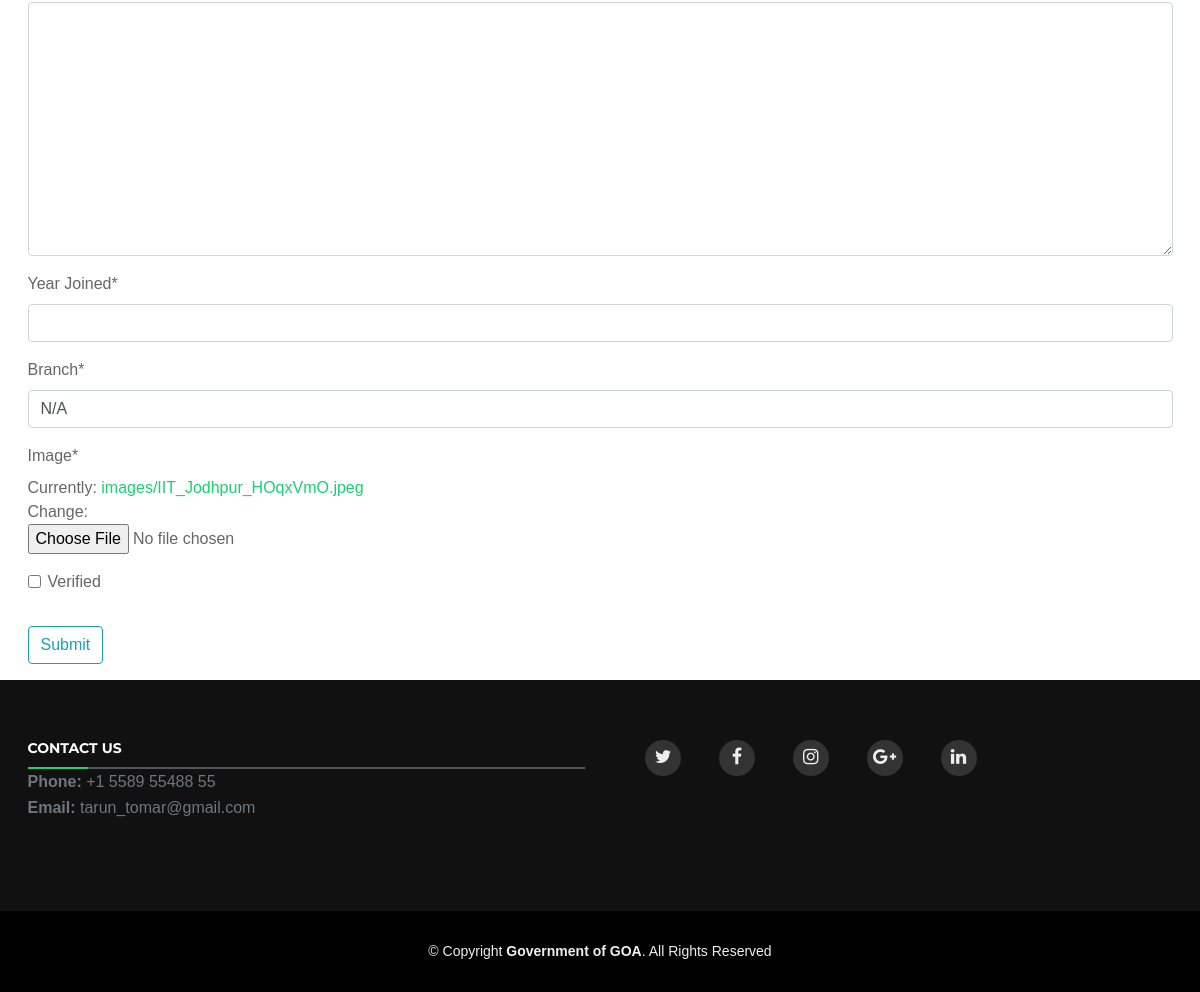
Page /authenticate/12/ (signed in, lower part) on the earlier database version.
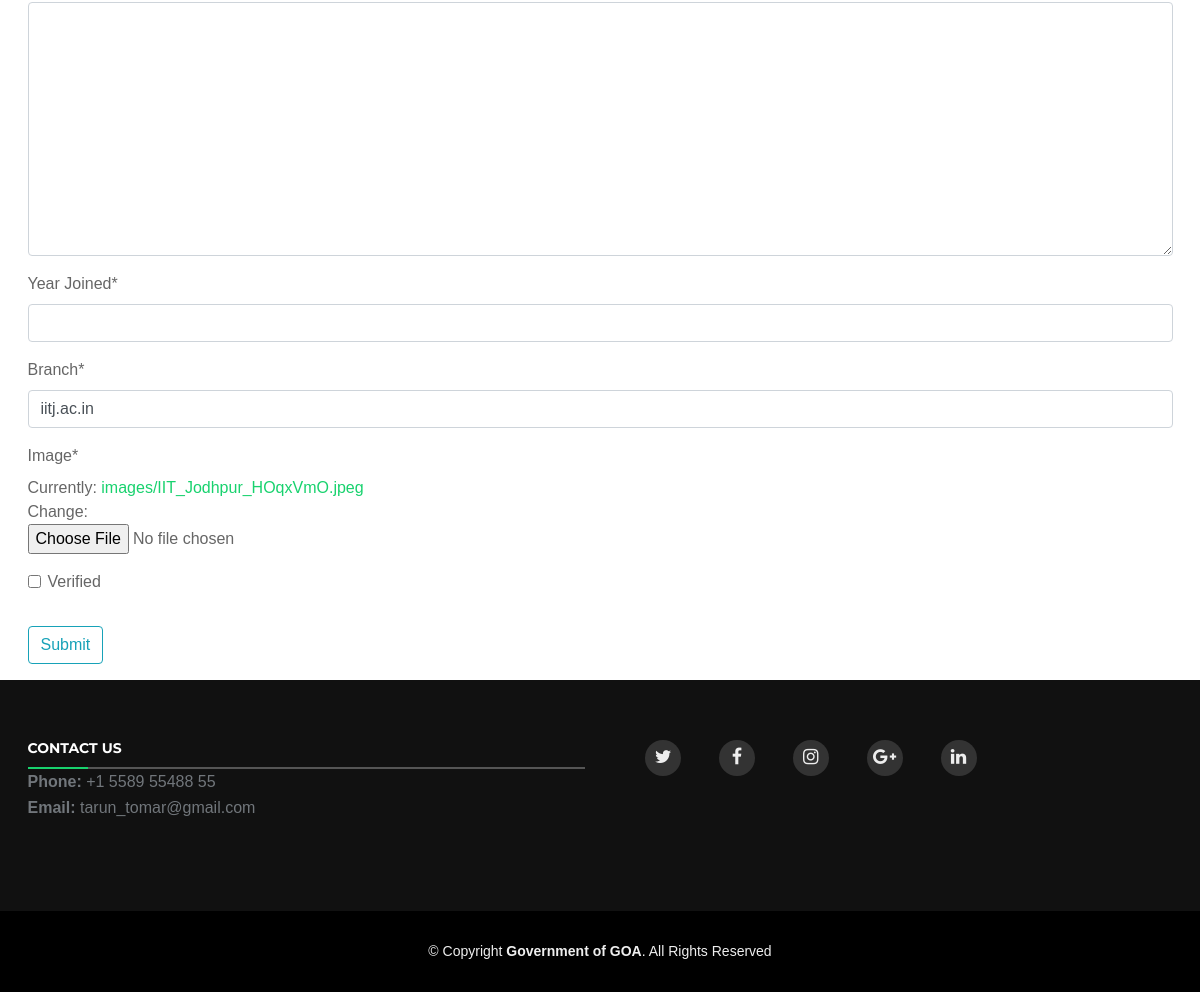
Same page on the later database version.
### newApp/models.py (models this page shows, shortened)
class User(AbstractUser):
    is_college = models.BooleanField(default=False)
    College = models.CharField(
        max_length=80,
        choices=COLLEGE_CHOICES,
        default="None"
    )
    About = models.TextField(max_length=800)
    Work = models.TextField(max_length=50)
    Year_Joined = models.CharField(max_length=4)
    Branch = models.CharField(max_length=50)
    Image = models.ImageField(
        upload_to='images',
        default='default/test.png'
    )
    Verified = models.BooleanField(default=False)

### newApp/collegeView.py (the view, shortened to what this page needs)
class AlumniAuthenticationView(LoginRequiredMixin, UpdateView):
    model = User
    fields = [
        "username",
        "first_name",
        "last_name",
        "email",
        "College",
        "About",
        "Work",
        "Year_Joined",
        "Branch",
        "Image",
        "Verified"
    ]
    template_name = 'verify.html'

### templates/verify.html (shortened to what this page needs)
{% extends "base.html" %}
{% load crispy_forms_tags %}
{% block content %}
<div class="container ">
    <br>
<div class="content-section">
    <form method="POST" enctype="multipart/form-data" class=".custom-file-input">
        <fieldset class="form-group">
            {{ form|crispy }}
        </fieldset>
        <div class="form-group">
            <button class="btn btn-outline-info" type="submit">Submit</button>
        </div>
    </form>
</div>
</div>
{% endblock content %}

Differences in the rows shown:
changed User: Branch "N/A" → "iitj.ac.in"
